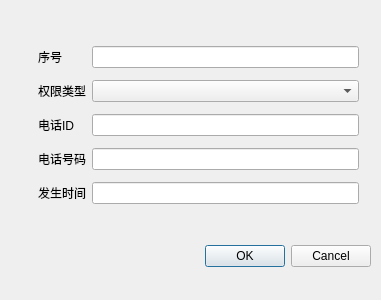
<?xml version="1.0" encoding="UTF-8"?>
<ui version="4.0">
 <class>Dialog</class>
 <widget class="QDialog" name="Dialog">
  <property name="geometry">
   <rect>
    <x>0</x>
    <y>0</y>
    <width>381</width>
    <height>300</height>
   </rect>
  </property>
  <property name="windowTitle">
   <string>Dialog</string>
  </property>
  <widget class="QDialogButtonBox" name="buttonBox">
   <property name="geometry">
    <rect>
     <x>30</x>
     <y>240</y>
     <width>341</width>
     <height>32</height>
    </rect>
   </property>
   <property name="orientation">
    <enum>Qt::Horizontal</enum>
   </property>
   <property name="standardButtons">
    <set>QDialogButtonBox::Cancel|QDialogButtonBox::Ok</set>
   </property>
  </widget>
  <widget class="QWidget" name="">
   <property name="geometry">
    <rect>
     <x>38</x>
     <y>40</y>
     <width>321</width>
     <height>171</height>
    </rect>
   </property>
   <layout class="QGridLayout" name="gridLayout">
    <item row="0" column="0">
     <widget class="QLabel" name="label_5">
      <property name="text">
       <string>序号</string>
      </property>
     </widget>
    </item>
    <item row="0" column="1">
     <widget class="QLineEdit" name="SequencelineEdit"/>
    </item>
    <item row="1" column="0">
     <widget class="QLabel" name="label">
      <property name="text">
       <string>权限类型</string>
      </property>
     </widget>
    </item>
    <item row="1" column="1">
     <widget class="QComboBox" name="TypeComboBox"/>
    </item>
    <item row="2" column="0">
     <widget class="QLabel" name="label_2">
      <property name="text">
       <string>电话ID</string>
      </property>
     </widget>
    </item>
    <item row="2" column="1">
     <widget class="QLineEdit" name="PhoneIDlineEdit"/>
    </item>
    <item row="3" column="0">
     <widget class="QLabel" name="label_4">
      <property name="text">
       <string>电话号码</string>
      </property>
     </widget>
    </item>
    <item row="3" column="1">
     <widget class="QLineEdit" name="PhoneNumberlineEdit">
      <property name="text">
       <string/>
      </property>
     </widget>
    </item>
    <item row="4" column="0">
     <widget class="QLabel" name="label_3">
      <property name="text">
       <string>发生时间</string>
      </property>
     </widget>
    </item>
    <item row="4" column="1">
     <widget class="QLineEdit" name="OccurredTimelineEdit"/>
    </item>
   </layout>
  </widget>
 </widget>
 <resources/>
 <connections>
  <connection>
   <sender>buttonBox</sender>
   <signal>accepted()</signal>
   <receiver>Dialog</receiver>
   <slot>accept()</slot>
   <hints>
    <hint type="sourcelabel">
     <x>248</x>
     <y>254</y>
    </hint>
    <hint type="destinationlabel">
     <x>157</x>
     <y>274</y>
    </hint>
   </hints>
  </connection>
  <connection>
   <sender>buttonBox</sender>
   <signal>rejected()</signal>
   <receiver>Dialog</receiver>
   <slot>reject()</slot>
   <hints>
    <hint type="sourcelabel">
     <x>316</x>
     <y>260</y>
    </hint>
    <hint type="destinationlabel">
     <x>286</x>
     <y>274</y>
    </hint>
   </hints>
  </connection>
 </connections>
</ui>
